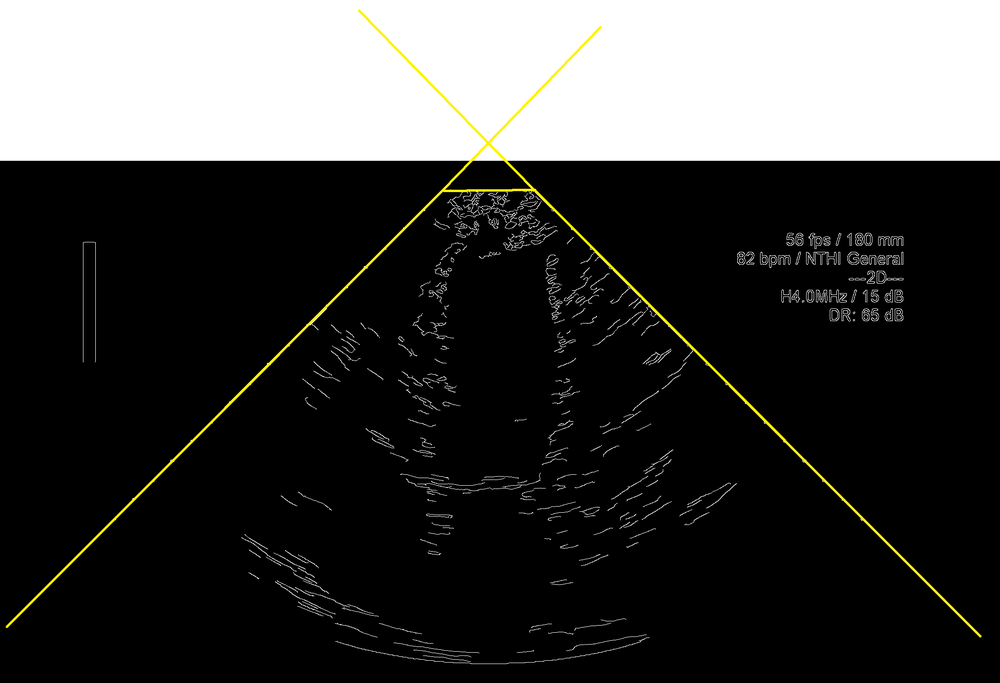
#> input picture imgs/edgesYel.png, 1000 x 683 px, shrunk from 2109 x 1440 before the run, found by its file name
$ python fill.py
#> lines starting #> are read from the running program, lines starting #| are printed output that depends on the picture; after the words box and inside, x2 and y2 are one past the last pixel; in counts of white or black regions, pixels touching at a corner belong together
import cv2
import numpy as np
import math

def convertAngle(angle):
    return angle * 180 / math.pi

img = cv2.imread('./imgs/edgesYel.png', cv2.IMREAD_GRAYSCALE)
#> img: shape (683, 1000); min 0, max 255, mean 63.3

_, binary = cv2.threshold(img, 127, 255, cv2.THRESH_BINARY)
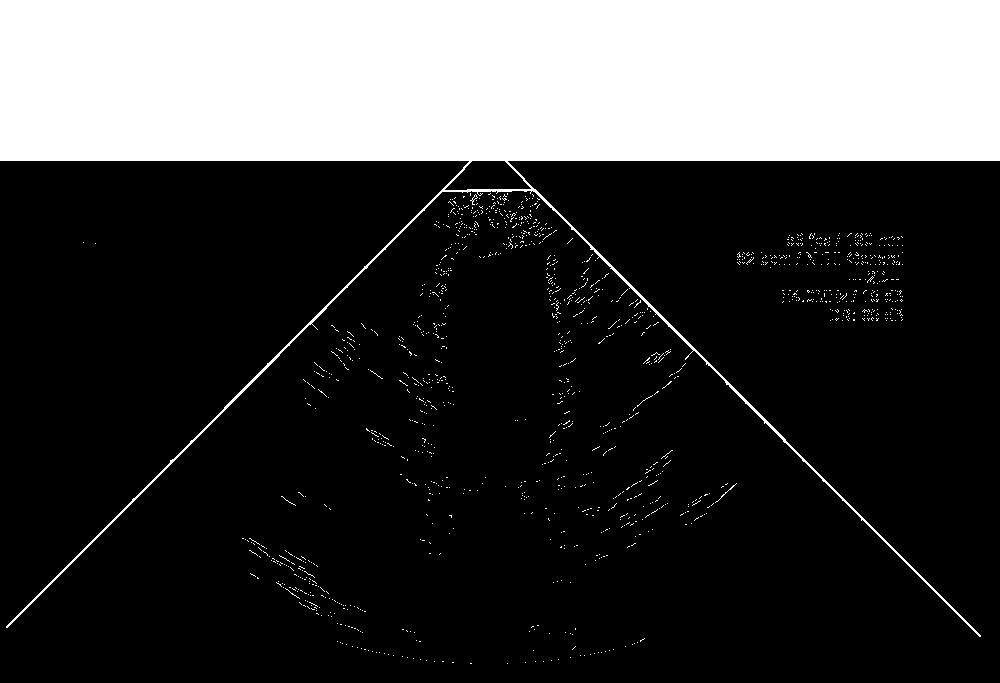
#> binary: shape (683, 1000); 24.5% white; 1342 white regions (1339 under 20 px)

contours, _ = cv2.findContours(binary, cv2.RETR_EXTERNAL, cv2.CHAIN_APPROX_SIMPLE)
#> contours = 1342 contours, 1341 with area under 20; largest, box (x1, y1, x2, y2) and area: (0, 0, 1000, 637) 163901

mask = np.zeros_like(img)

# suppose the fan shape is a circle
for cnt in contours:
    # get the center and radius of the circle
    (x, y), radius = cv2.minEnclosingCircle(cnt)
    center = (int(x), int(y))

    # get the angle of the fan shape
    angle = np.arctan2(cnt[0][0][1] - center[1], cnt[0][0][0] - center[0]) * 180 / np.pi

    # draw the fan shape on the mask
    cv2.ellipse(mask, center, (int(radius), int(radius)), 0, angle, angle + convertAngle(2 * math.asin(11.7 / 16.5)), 255, -1)
#> this loop made 1342 passes
#> (x, y, radius, angle) on passes 1, 3, 5: (507, 663, 0.0001, 0), (525, 662, 0.0001, 0), (543, 661, 0.0001, 0)
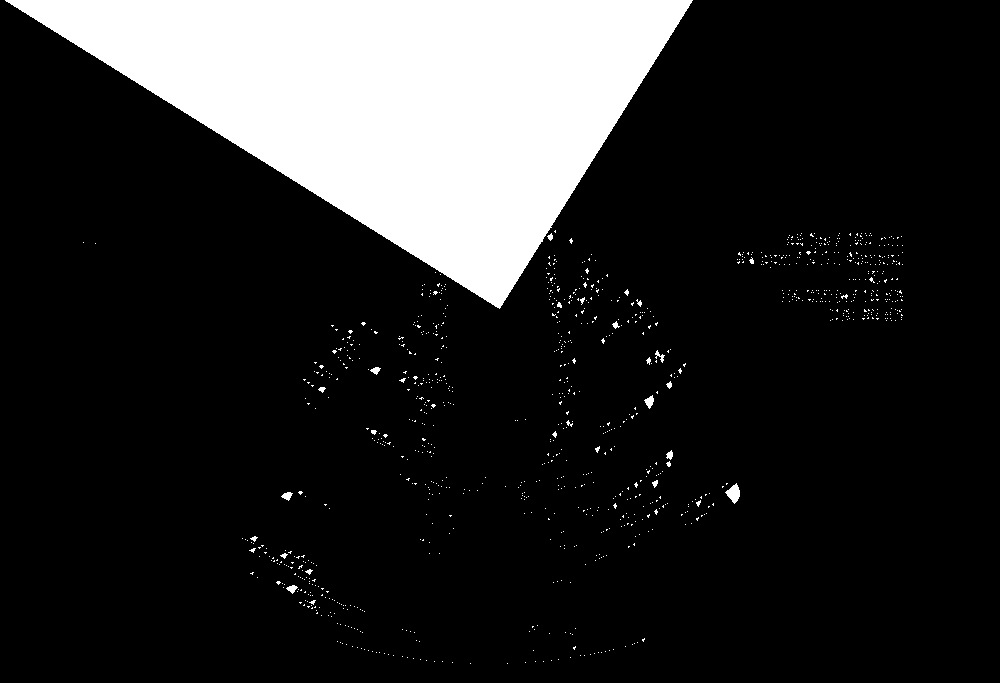
#> mask: shape (683, 1000); 16.1% white; 1071 white regions (1048 under 20 px), largest, box (x1, y1, x2, y2) and area: (5, 0, 693, 309) 106545, (725, 483, 740, 504) 176, (644, 395, 654, 409) 77

# save the mask
cv2.imwrite('./imgs/edge_filling_mask.png', mask)

# 显示结果
cv2.imshow('Original Image', img)
cv2.imshow('Filled Fan Shape', mask)
cv2.waitKey(0)
cv2.destroyAllWindows()
